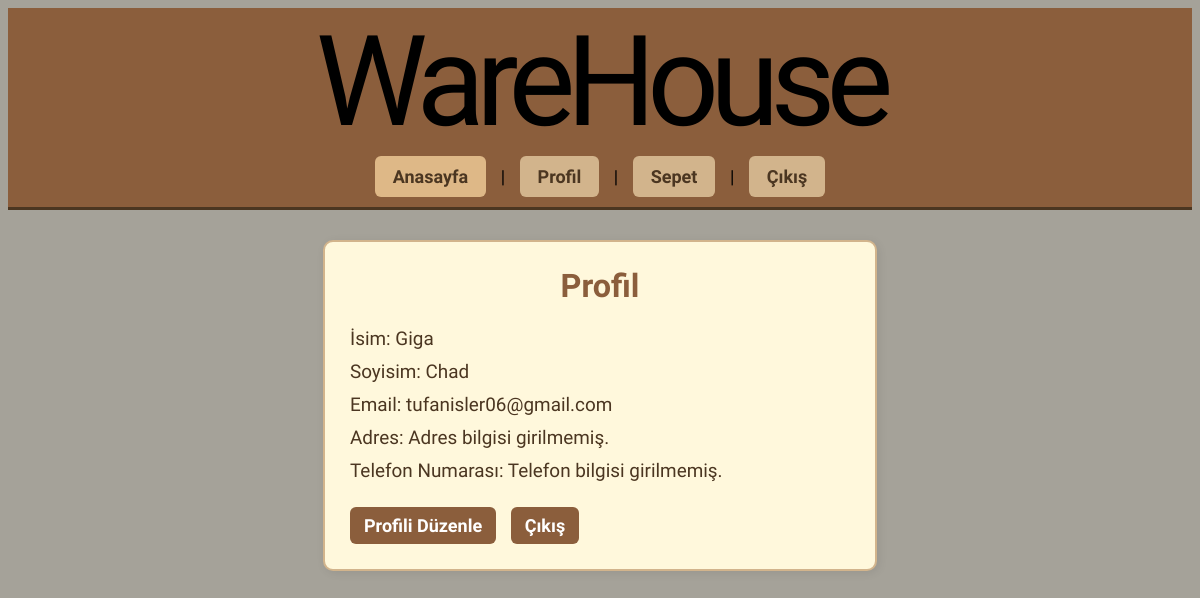
Page /profile/ (signed in) on the earlier database version.
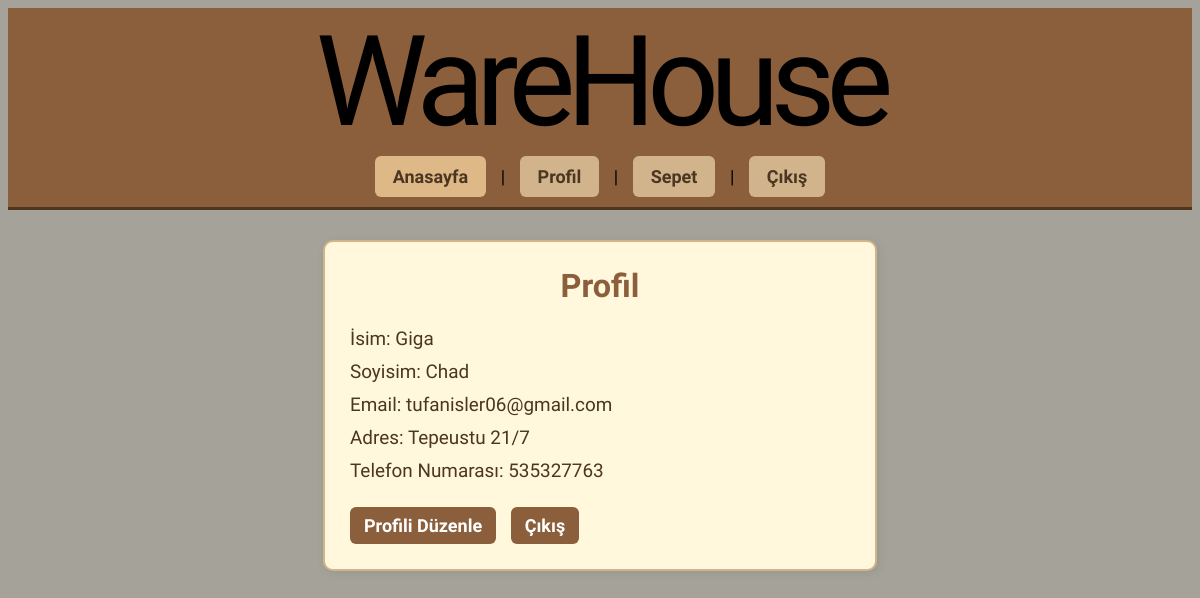
Same page on the later database version.
### base/models.py (models this page shows, shortened)
class Profile(models.Model):
    user = models.OneToOneField(CustomUser, on_delete=models.CASCADE)
    address = models.TextField(blank=True, null=True)
    phone_number = models.CharField(max_length=15, blank=True, null=True)

class CustomUser(AbstractUser):
    email = models.EmailField(unique=True)
    name = models.CharField(max_length=200, null=True)
    surname =  models.CharField(max_length=200, null=True)
    USERNAME_FIELD = 'email'
    REQUIRED_FIELDS = ['username']
    username = models.CharField(max_length=150, unique=True, blank=True, null=True)
    objects = UserManager()

### base/views.py (the view)
# urls.py: path('profile/', views.profile, name='profile'),
def profile(request):
    if not request.user.is_authenticated:
        return redirect('login')
    profile = request.user.profile
    return render(request, 'base/profile.html', {'profile': profile})

### base/templatetags/user_tags.py (called while the page is built)
@register.simple_tag
def is_superuser(user):
    return user.is_authenticated and user.is_superuser

### base/templates/base/profile.html
{% extends 'base/main.html' %}
{% block content %}
<div class="profile-card">
    <h1>Profil</h1>
    <p>İsim: {{ profile.user.name }}</p>
    <p>Soyisim: {{ profile.user.surname }}</p>
    <p>Email: {{ request.user.email }}</p>
    <p>Adres: {{ profile.address|default:"Adres bilgisi girilmemiş." }}</p>
    <p>Telefon Numarası: {{ profile.phone_number|default:"Telefon bilgisi girilmemiş." }}</p>
    <a href="{% url 'edit_profile' %}">Profili Düzenle</a>
    <a href="{% url 'logout' %}">Çıkış</a>
</div>
{% endblock %}

Differences in the rows shown:
changed Profile "Giga": address "Adres bilgisi girilmemiş." → "Tepeustu 21/7"; phone_number "Telefon bilgisi girilmemiş." → "535327763"
